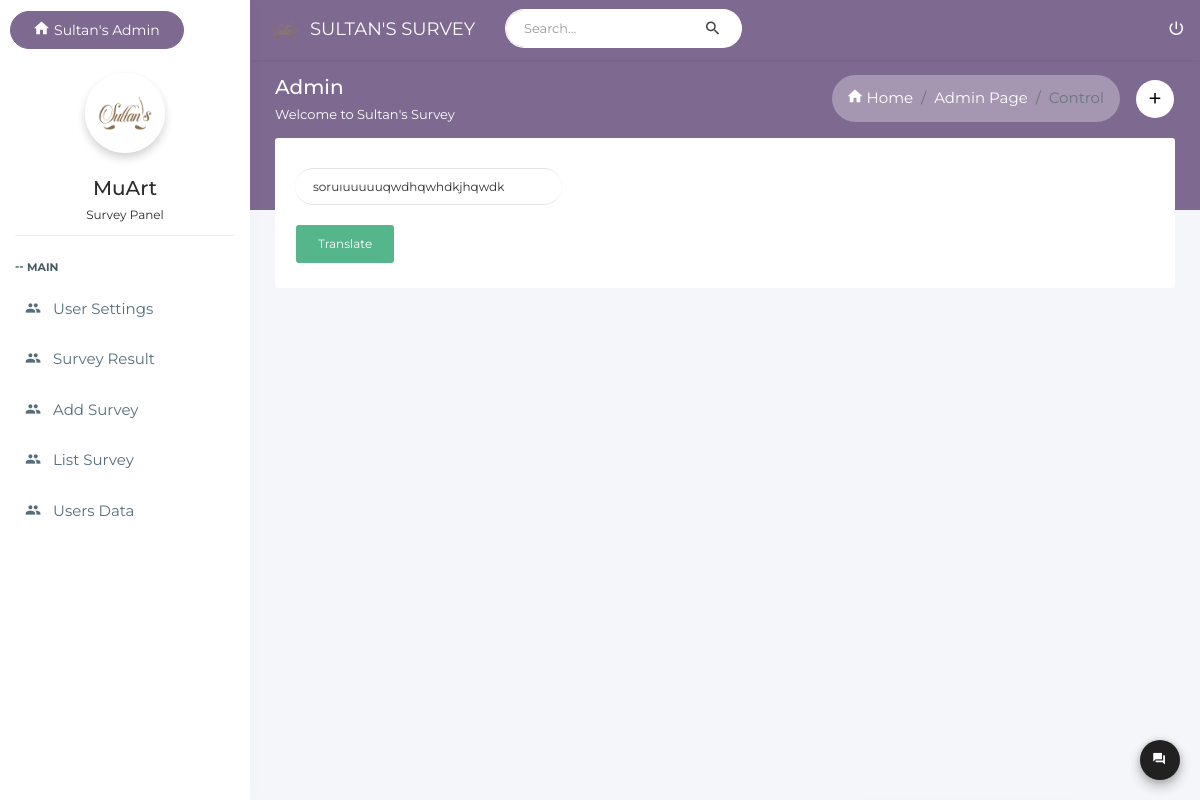
The page /admin/translate-quest.php?quest_id=7&anket_id=2 (signed in) on the database as committed earlier.
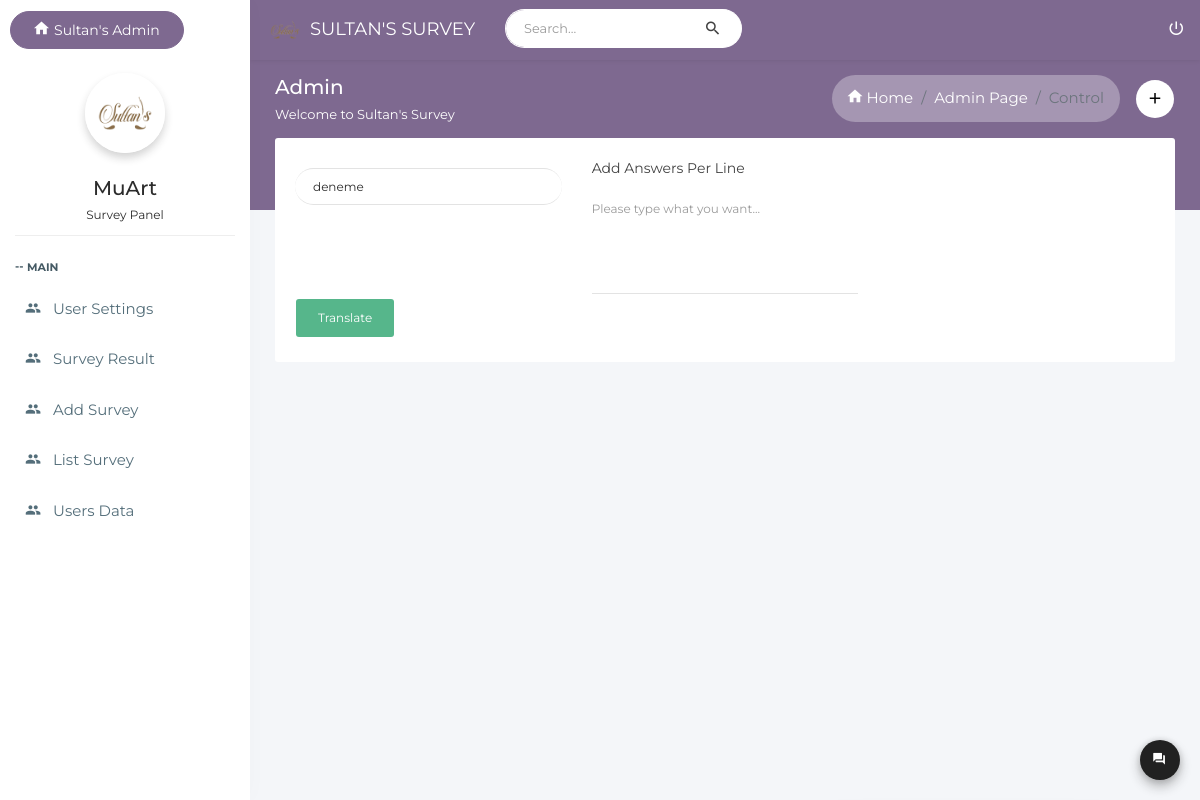
The same page on the database as committed later.
### tables this page shows
CREATE TABLE `soru` (
  `id` int(11) NOT NULL,
  `anketID` int(11) NOT NULL,
  `soru` text NOT NULL,
  `tip` int(11) NOT NULL
);

### utils/translateHandler.php (the view, shortened to what this page needs)
<?php
include_once '../settings/init.php';
function getQuest($questID)
{
	global $db;
	$sql = "SELECT * FROM soru WHERE id={$questID}";
	$result = $db->query($sql);
	$data = $result->fetchAll();
	if(sizeof($data)>0){
		renderEditableData($data[0]);
	}
}
function renderEditableData($data)
{
	switch ($data['tip']) {
		case 1:
            renderMultiTypeQuest($data);
            break;
        case 2:
            renderOther($data);
            break;
	}
}
function renderMultiTypeQuest($data){
	?>
    <div class="row clearfix">
	<div class="col-md-4" id="option1">
            <div class="input-group p-t-10">
                 <input value="<?php echo $data['soru'];?>" name="quest" type="text" class="form-control" placeholder="Add Quest">
            </div>
        </div>
	<div class="col-md-4" >
            <label for="">Add Answers Per Line</label>
            <textarea rows="4" name="choice" class="form-control no-resize" placeholder="Please type what you want..."></textarea>
        </div>
    </div>
<?php
}
function renderOther($data){
?>
    <div class="row clearfix">
		<div class="col-md-4" id="option1">
            <div class="input-group p-t-10">
				<input value="<?php echo $data['soru'];?>" name="quest" type="text" class="form-control" placeholder="Add Quest">
            </div>
		</div>
	</div>
		<?php
}

Rows that differ between the two databases and show on the page:
changed soru: tip 2 → 1 (drawn); quest "soruıuuuuuqwdhqwhdkjhqwdk" → "deneme"
Other text that changed with them:
text now shown: "Add Answers Per Line"
